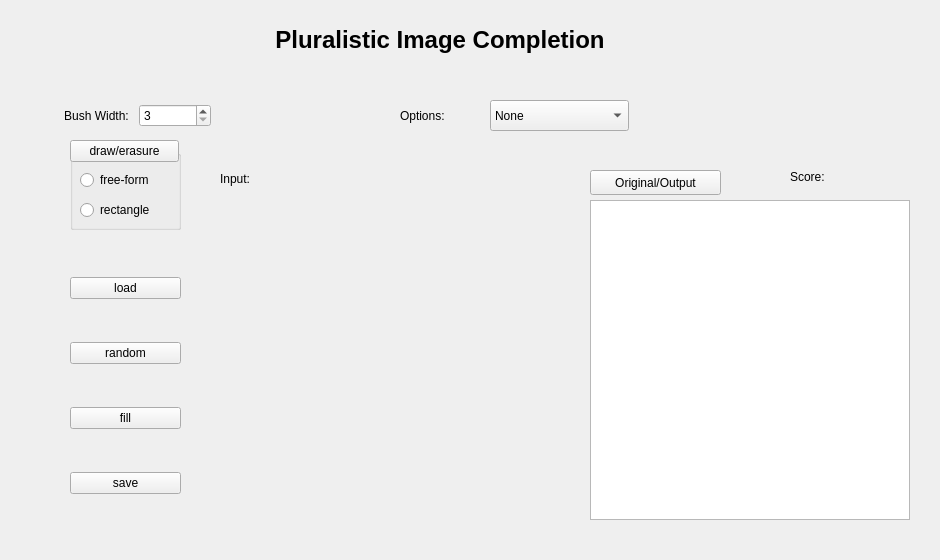
<?xml version="1.0" encoding="UTF-8"?>
<ui version="4.0">
 <class>Form</class>
 <widget class="QWidget" name="Form">
  <property name="geometry">
   <rect>
    <x>0</x>
    <y>0</y>
    <width>940</width>
    <height>560</height>
   </rect>
  </property>
  <property name="windowTitle">
   <string>Form</string>
  </property>
  <widget class="QLabel" name="label">
   <property name="geometry">
    <rect>
     <x>190</x>
     <y>20</y>
     <width>500</width>
     <height>40</height>
    </rect>
   </property>
   <property name="font">
    <font>
     <pointsize>18</pointsize>
     <weight>75</weight>
     <bold>true</bold>
     <underline>false</underline>
    </font>
   </property>
   <property name="text">
    <string>Pluralistic Image Completion</string>
   </property>
   <property name="alignment">
    <set>Qt::AlignCenter</set>
   </property>
  </widget>
  <widget class="QGraphicsView" name="graphicsView_2">
   <property name="geometry">
    <rect>
     <x>590</x>
     <y>200</y>
     <width>320</width>
     <height>320</height>
    </rect>
   </property>
  </widget>
  <widget class="QLabel" name="label_4">
   <property name="geometry">
    <rect>
     <x>220</x>
     <y>170</y>
     <width>67</width>
     <height>17</height>
    </rect>
   </property>
   <property name="text">
    <string>Input:</string>
   </property>
  </widget>
  <widget class="QWidget" name="layoutWidget">
   <property name="geometry">
    <rect>
     <x>70</x>
     <y>240</y>
     <width>111</width>
     <height>291</height>
    </rect>
   </property>
   <layout class="QVBoxLayout" name="verticalLayout">
    <item>
     <widget class="QPushButton" name="pushButton">
      <property name="text">
       <string>load</string>
      </property>
     </widget>
    </item>
    <item>
     <widget class="QPushButton" name="pushButton_2">
      <property name="text">
       <string>random</string>
      </property>
     </widget>
    </item>
    <item>
     <widget class="QPushButton" name="pushButton_3">
      <property name="text">
       <string>fill</string>
      </property>
     </widget>
    </item>
    <item>
     <widget class="QPushButton" name="pushButton_4">
      <property name="text">
       <string>save</string>
      </property>
     </widget>
    </item>
   </layout>
  </widget>
  <widget class="QWidget" name="layoutWidget">
   <property name="geometry">
    <rect>
     <x>400</x>
     <y>100</y>
     <width>229</width>
     <height>31</height>
    </rect>
   </property>
   <layout class="QHBoxLayout" name="horizontalLayout">
    <item>
     <widget class="QLabel" name="label_3">
      <property name="text">
       <string>Options:</string>
      </property>
     </widget>
    </item>
    <item>
     <widget class="QComboBox" name="comboBox">
      <property name="sizePolicy">
       <sizepolicy hsizetype="Preferred" vsizetype="Preferred">
        <horstretch>0</horstretch>
        <verstretch>0</verstretch>
       </sizepolicy>
      </property>
      <item>
       <property name="text">
        <string>None</string>
       </property>
      </item>
      <item>
       <property name="text">
        <string>CelebA-HQ-center</string>
       </property>
      </item>
      <item>
       <property name="text">
        <string>Paris-center</string>
       </property>
      </item>
      <item>
       <property name="text">
        <string>ImageNet-center</string>
       </property>
      </item>
      <item>
       <property name="text">
        <string>Places2-center</string>
       </property>
      </item>
      <item>
       <property name="text">
        <string>CelebA-HQ-random</string>
       </property>
      </item>
      <item>
       <property name="text">
        <string>Paris-random</string>
       </property>
      </item>
      <item>
       <property name="text">
        <string>ImageNet-random</string>
       </property>
      </item>
      <item>
       <property name="text">
        <string>Places2-random</string>
       </property>
      </item>
     </widget>
    </item>
   </layout>
  </widget>
  <widget class="QWidget" name="layoutWidget">
   <property name="geometry">
    <rect>
     <x>60</x>
     <y>100</y>
     <width>151</width>
     <height>31</height>
    </rect>
   </property>
   <layout class="QHBoxLayout" name="horizontalLayout_2">
    <item>
     <widget class="QLabel" name="label_2">
      <property name="text">
       <string>Bush Width:</string>
      </property>
      <property name="alignment">
       <set>Qt::AlignCenter</set>
      </property>
     </widget>
    </item>
    <item>
     <widget class="QSpinBox" name="spinBox">
      <property name="minimum">
       <number>3</number>
      </property>
      <property name="maximum">
       <number>40</number>
      </property>
      <property name="singleStep">
       <number>2</number>
      </property>
      <property name="value">
       <number>3</number>
      </property>
     </widget>
    </item>
   </layout>
  </widget>
  <widget class="QStackedWidget" name="stackedWidget">
   <property name="geometry">
    <rect>
     <x>220</x>
     <y>200</y>
     <width>320</width>
     <height>320</height>
    </rect>
   </property>
   <widget class="QWidget" name="page_3"/>
   <widget class="QWidget" name="page_4"/>
  </widget>
  <widget class="QGroupBox" name="groupBox">
   <property name="geometry">
    <rect>
     <x>70</x>
     <y>150</y>
     <width>111</width>
     <height>80</height>
    </rect>
   </property>
   <property name="title">
    <string/>
   </property>
   <widget class="QRadioButton" name="radioButton">
    <property name="geometry">
     <rect>
      <x>10</x>
      <y>20</y>
      <width>91</width>
      <height>20</height>
     </rect>
    </property>
    <property name="text">
     <string>free-form</string>
    </property>
   </widget>
   <widget class="QRadioButton" name="radioButton_2">
    <property name="geometry">
     <rect>
      <x>10</x>
      <y>50</y>
      <width>91</width>
      <height>20</height>
     </rect>
    </property>
    <property name="text">
     <string>rectangle</string>
    </property>
   </widget>
  </widget>
  <widget class="QPushButton" name="pushButton_5">
   <property name="geometry">
    <rect>
     <x>70</x>
     <y>140</y>
     <width>109</width>
     <height>22</height>
    </rect>
   </property>
   <property name="text">
    <string>draw/erasure</string>
   </property>
  </widget>
  <widget class="QPushButton" name="pushButton_6">
   <property name="geometry">
    <rect>
     <x>590</x>
     <y>170</y>
     <width>131</width>
     <height>25</height>
    </rect>
   </property>
   <property name="text">
    <string>Original/Output</string>
   </property>
  </widget>
  <widget class="QWidget" name="formLayoutWidget">
   <property name="geometry">
    <rect>
     <x>790</x>
     <y>170</y>
     <width>121</width>
     <height>21</height>
    </rect>
   </property>
   <layout class="QFormLayout" name="formLayout">
    <item row="0" column="0">
     <widget class="QLabel" name="label_5">
      <property name="text">
       <string>&lt;html&gt;&lt;head/&gt;&lt;body&gt;&lt;p&gt;Score:&lt;/p&gt;&lt;/body&gt;&lt;/html&gt;</string>
      </property>
     </widget>
    </item>
    <item row="0" column="1">
     <widget class="QLabel" name="label_6">
      <property name="text">
       <string/>
      </property>
      <property name="scaledContents">
       <bool>true</bool>
      </property>
     </widget>
    </item>
   </layout>
  </widget>
  <widget class="QSplitter" name="splitter">
   <property name="geometry">
    <rect>
     <x>770</x>
     <y>170</y>
     <width>134</width>
     <height>17</height>
    </rect>
   </property>
   <property name="orientation">
    <enum>Qt::Horizontal</enum>
   </property>
  </widget>
 </widget>
 <resources/>
 <connections/>
</ui>
